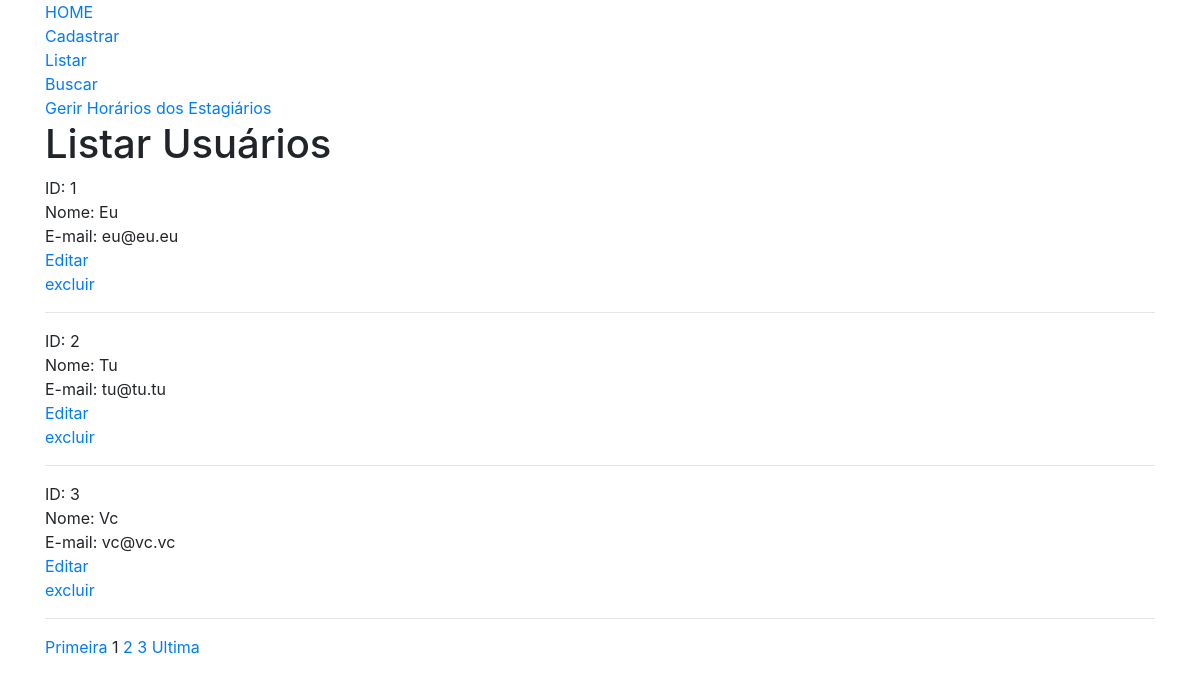
Screenshot of /funcionario/form-listar-usuarios.php with the database file from the repository.
### tables this page shows
CREATE TABLE IF NOT EXISTS usuarios (
	id INT AUTO_INCREMENT PRIMARY KEY,
    nome VARCHAR(100) NOT NULL,
    email VARCHAR(50) NOT NULL,
    senha VARCHAR(4) NOT NULL,
    permissao INT NOT NULL,
    fone VARCHAR(20) NOT NULL,
    cep VARCHAR(10) NOT NULL,
    rua VARCHAR(100) NOT NULL,
    numero VARCHAR(6) NOT NULL,
    bairro VARCHAR(50) NOT NULL,
    complemento VARCHAR(50) NOT NULL,
    ponto_referencia VARCHAR(100) NOT NULL,
    cidade VARCHAR(50) NOT NULL,
    estado VARCHAR(25) NOT NULL,
    pais VARCHAR(25) NOT NULL,
    excluido INT
	 
);

### funcionario/form-listar-usuarios.php (the view, shortened to what this page needs)
<?php
include_once("../db/conexao.php");
?>
<!DOCTYPE html>
<html lang="pt-br">
	<head>
		<link rel="stylesheet" href="https://stackpath.bootstrapcdn.com/bootstrap/4.1.0/css/bootstrap.min.css">
	</head>
	<body>
		<div class="container">
			<a href="../index.php">HOME</a><br>
			<a href="form-cad-usuario.php">Cadastrar</a><br>
			<a href="form-listar-usuarios.php">Listar</a><br>
			<a href="form-buscar-usuarios.php">Buscar</a><br>
			<a href="t-c-gerir-estagiarios.php">Gerir Horários dos Estagiários</a><br>
			<h1> Listar Usuários </h1>
			<?php
			$pagina_atual = filter_input(INPUT_GET,'pagina', FILTER_SANITIZE_NUMBER_INT);
			$pagina = (!empty($pagina_atual)) ? $pagina_atual : 1;
			$total_de_resultados_por_pagina = 3;
			$inicio = ($total_de_resultados_por_pagina * $pagina) - $total_de_resultados_por_pagina;
			$query = "SELECT * FROM usuarios LIMIT $inicio, $total_de_resultados_por_pagina";
			$result_query = mysqli_query($conn, $query);
			while($row_usuario = mysqli_fetch_assoc($result_query))
			{
				echo "ID: " . $row_usuario['id'] . "<br>";
				echo "Nome: " . $row_usuario['nome'] . "<br>";
				echo "E-mail: " . $row_usuario['email'] . "<br>";
				echo "<a href='form-editar-usuario.php?id=" . $row_usuario['id'] . "'>Editar</a><br>";
				echo "<a href='proc-excluir-usuario.php?id=" . $row_usuario['id'] . "' data-confirm=''>excluir</a><br><hr>";
			}
			$query = "SELECT COUNT(id) AS total_usuarios FROM usuarios";
			$result_query = mysqli_query($conn, $query);
			$row_pagina = mysqli_fetch_assoc($result_query);
			$total_de_paginas = ceil($row_pagina['total_usuarios'] / $total_de_resultados_por_pagina);
			$max_links = 2;
			echo "<a href='form-listar-usuarios.php?pagina=1'>Primeira</a> ";
			echo "$pagina ";
			for($pagina_seguinte = $pagina + 1; $pagina_seguinte <= $pagina + $max_links; $pagina_seguinte++)
			{
				if($pagina_seguinte <= $total_de_paginas)
				{
					echo "<a href='form-listar-usuarios.php?pagina=$pagina_seguinte'>$pagina_seguinte</a> ";
				}
			}
			echo "<a href='form-listar-usuarios.php?pagina=$total_de_paginas'>Ultima</a>";
			?>
		</div>
	</body>
</html>

### rows the page displays
usuarios: id "1", nome "Eu", email "eu@eu.eu"
usuarios: id "2", nome "Tu", email "tu@tu.tu"
usuarios: id "3", nome "Vc", email "vc@vc.vc"

### other values shown
$pagina "1"
